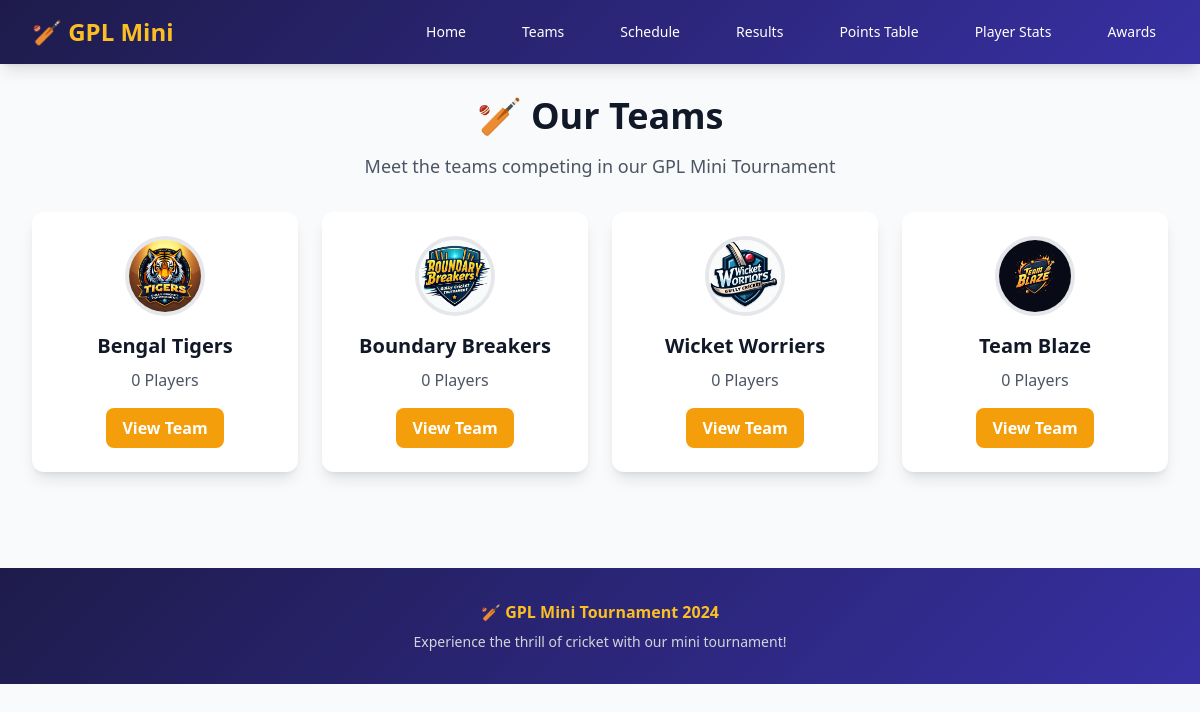
Screenshot of /teams/ with the database file from the repository.
### teams/models.py (models this page shows, shortened)
class Team(models.Model):
    name = models.CharField(max_length=100)
    logo = models.ImageField(upload_to='team_logos/')
    color_theme = models.CharField(max_length=20)

### teams/views.py (the view)
# urls.py: path('', views.team_list, name='team_list'),
def team_list(request):
    teams = Team.objects.all()
    return render(request, 'teams/team_list.html', {'teams': teams})

### templates/teams/team_list.html (shortened to what this page needs)
{% extends 'base.html' %}
{% block content %}
<div class="text-center mb-6 sm:mb-8">
    <h1 class="text-3xl sm:text-4xl font-bold text-gray-900 mb-3 sm:mb-4">🏏 Our Teams</h1>
    <p class="text-base sm:text-lg text-gray-600 px-2">Meet the teams competing in our GPL Mini Tournament</p>
</div>
{% if teams %}
    <div class="grid grid-cols-1 sm:grid-cols-2 lg:grid-cols-4 gap-4 sm:gap-6">
        {% for team in teams %}
        <div class="bg-white rounded-xl shadow-lg overflow-hidden card-hover">
            <div class="p-4 sm:p-6">
                <div class="text-center mb-3 sm:mb-4">
                    {% if team.logo %}
                        <img src="{{ team.logo.url }}" alt="{{ team.name }}" class="w-16 h-16 sm:w-20 sm:h-20 mx-auto rounded-full object-cover border-4 border-gray-200">
                    {% else %}
                        <div class="w-16 h-16 sm:w-20 sm:h-20 mx-auto rounded-full bg-gray-200 flex items-center justify-center text-lg sm:text-2xl font-bold text-gray-600">
                            {{ team.name|slice:":2"|upper }}
                        </div>
                    {% endif %}
                </div>
                <h3 class="text-lg sm:text-xl font-bold text-gray-900 text-center mb-2">{{ team.name }}</h3>
                <p class="text-sm sm:text-base text-gray-600 text-center mb-3 sm:mb-4">{{ team.players.count }} Players</p>
                <div class="text-center">
                    <a href="{% url 'team_detail' team.id %}" class="inline-block bg-amber-500 hover:bg-amber-600 text-white px-3 sm:px-4 py-2 rounded-lg font-semibold transition-colors text-sm sm:text-base w-full sm:w-auto">
                        View Team
                    </a>
                </div>
            </div>
        </div>
        {% endfor %}
    </div>
{% else %}
    <div class="text-center py-12">
        <div class="text-6xl mb-4">🏏</div>
        <h3 class="text-xl font-semibold text-gray-900 mb-2">No Teams Yet</h3>
        <p class="text-gray-500">Teams will be added soon. Check back later!</p>
    </div>
{% endif %}
{% endblock %}

### templates/base.html (style rules this page uses)
.card-hover { transition: all 0.3s ease; }
html { scroll-behavior: smooth; }
body { padding-top: 64px; }

### rows the page displays
Team: logo (picture), name "Bengal Tigers", players.count "0"
Team: logo (picture), name "Boundary Breakers", players.count "0"
Team: logo (picture), name "Wicket Worriers", players.count "0"
Team: logo (picture), name "Team Blaze", players.count "0"
